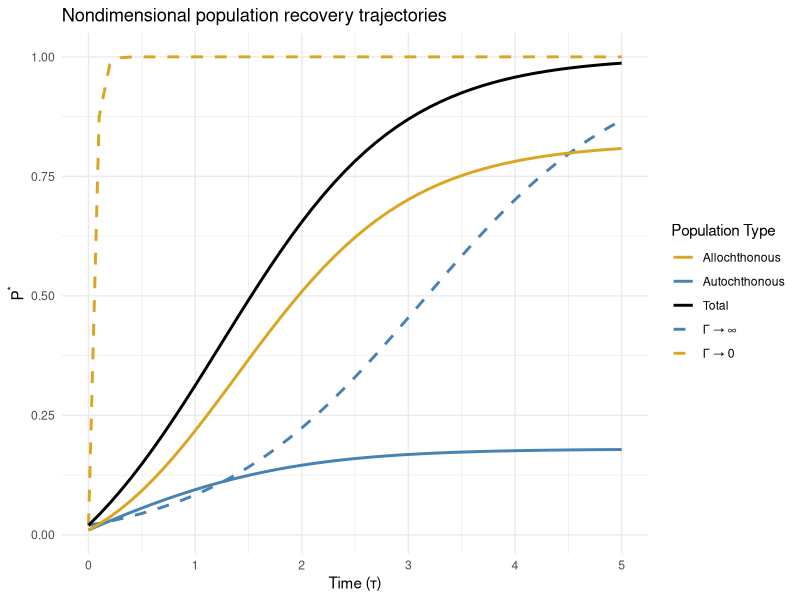
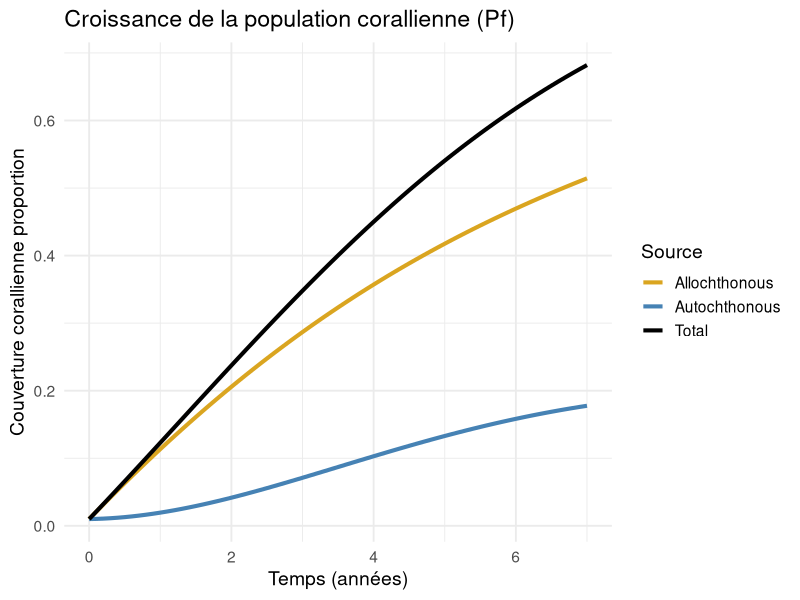
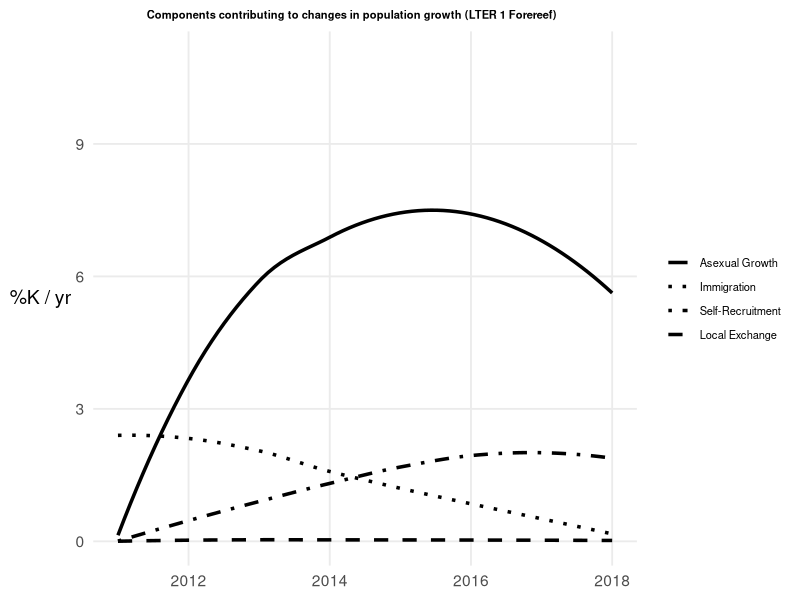
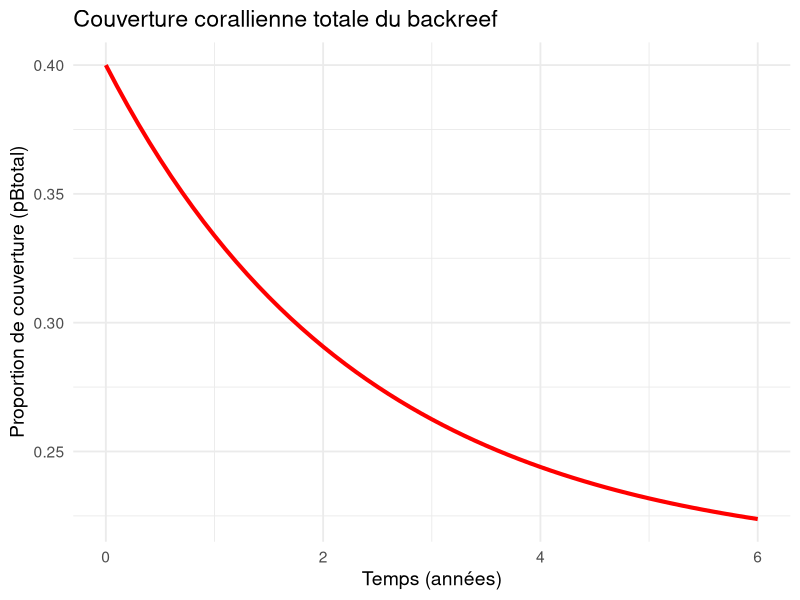
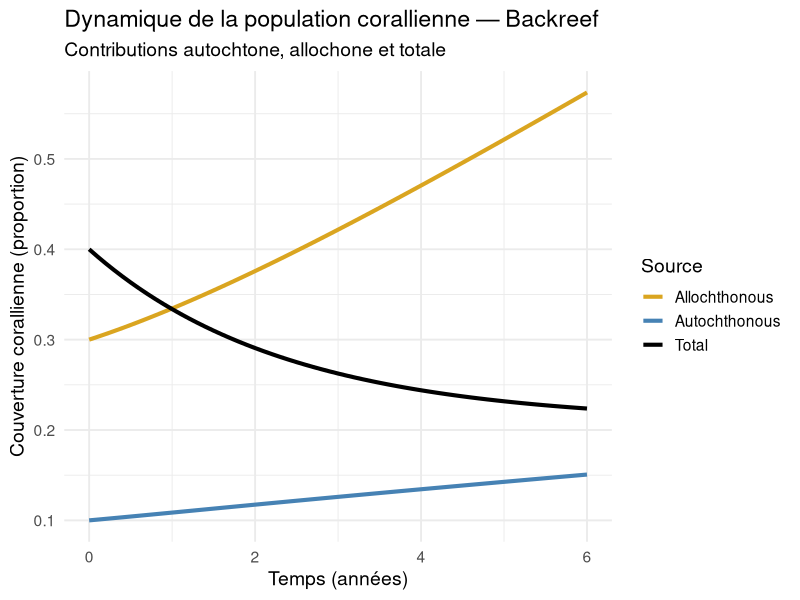
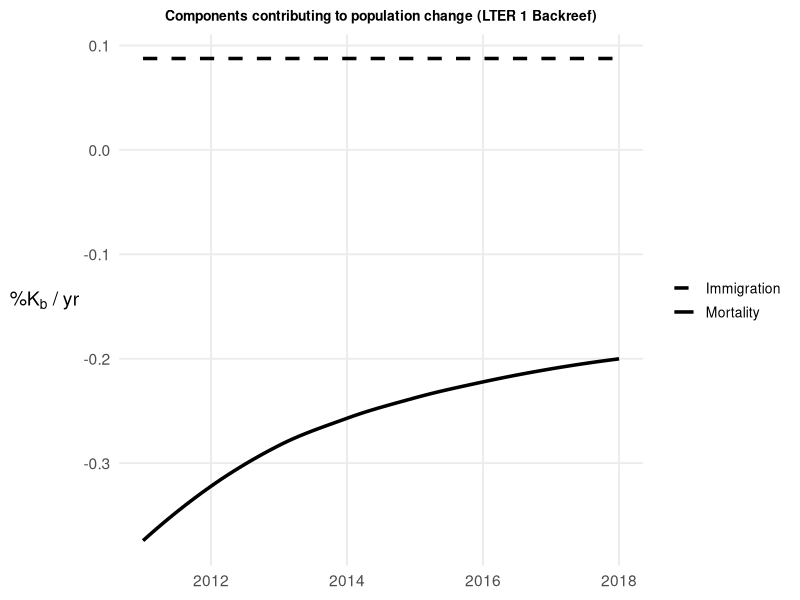
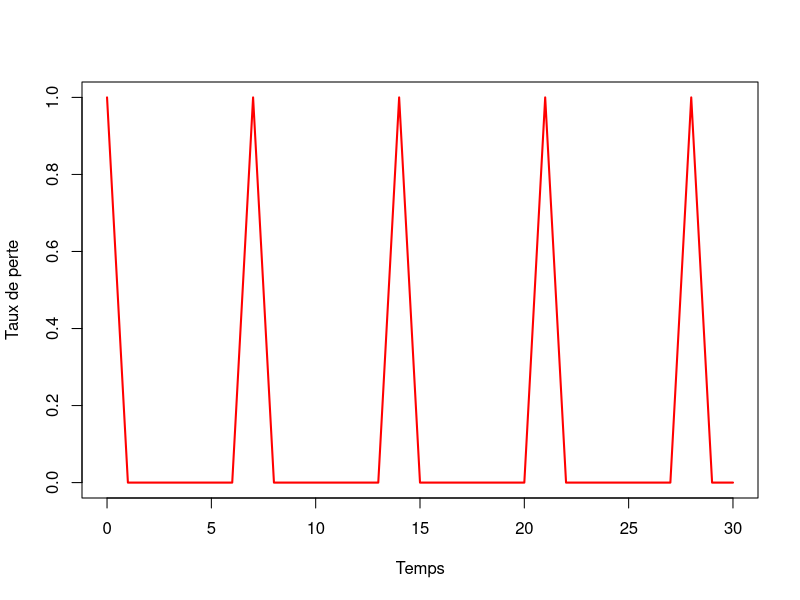
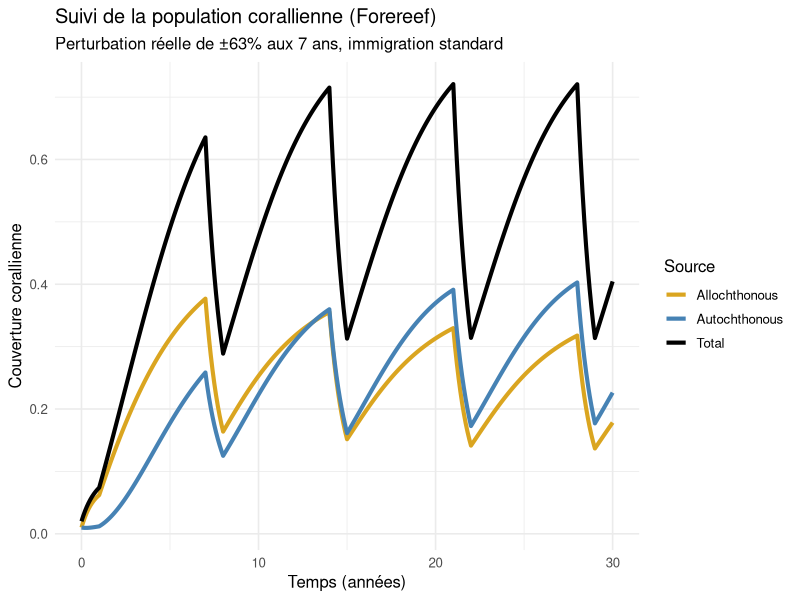

Reproduce these figures in R, in order.
# PARTIE 1----
# Script des cas limites----
# Script de trajectoires de population sans dimension - figure 2
#Installer et charger les bibliothèques nécessaires
install.packages("deSolve")
install.packages("ggplot2")
library(deSolve)
library(ggplot2)

#Modèle d'équations différentielles
model <- function(t, state, parameters) {
  P_auto <- state[1]  #Population autochtone
  P_allo <- state[2]  #Population allochthone
  K <- parameters$K   #Capacité de soutien
  I <- parameters$I   #Immigration
  Gamma <- parameters$Gamma   #Taux de regénération intrinsèque (facteur de croissance)
  
  #Normalisation des paramètres par la capacité de soutien
  P_auto_norm <- P_auto / K
  P_allo_norm <- P_allo / K
  
  #Équations différentielles du modèle, basées sur les équations 3 de l'article
  #On additionne les deux populations pour le facteur de densité-dépendance pour que notre échelle des y soit sur 1, et non 2
  dP_auto <- (P_auto_norm + P_allo_norm + I/Gamma) * (1 - (P_auto_norm + P_allo_norm))  
  dP_allo <- I/Gamma * (1 - (P_auto_norm + P_allo_norm))  #On prend seulement I/Gamma, car cette population est seulement immigratrice
  
  list(c(dP_auto, dP_allo))
}

#Paramètres du modèle
parameters <- list(K = 1, I = 1)  

#Conditions initiales (ces conditions sont les mêmes que dans le graphique de l'article)
state <- c(P_auto = 0.01, P_allo = 0.01)

#Temps de simulation
times <- seq(0, 5, by = 0.1)

#Résoudre l'ODE pour différents Gamma
parameters$Gamma <- 10   #Cas intermédiaire
out_intermediate <- ode(y = state, times = times, func = model, parms = parameters)

parameters$Gamma <- 0.1   #Immigration dominante (Γ → 0)
out_immigration <- ode(y = state, times = times, func = model, parms = parameters)

parameters$Gamma <- 100   #Croissance intrinsèque dominante (Γ → ∞)
out_intrinsic <- ode(y = state, times = times, func = model, parms = parameters)

#Convertir les résultats en dataframes
df_intermediate <- as.data.frame(out_intermediate)
df_immigration <- as.data.frame(out_immigration)
df_intrinsic <- as.data.frame(out_intrinsic)

#Calculer la population totale
df_intermediate$Total <- df_intermediate$P_auto + df_intermediate$P_allo
df_intrinsic$Total <- df_intrinsic$P_auto + df_intrinsic$P_allo
df_immigration$Total <- df_immigration$P_auto + df_immigration$P_allo

#Tracer la figure avec inversion des couleurs des lignes pleines
ggplot() +
  #Courbes en pointillés pour les cas limites (pas modifiées)
  geom_line(data = df_intrinsic, aes(x = time, y = Total, color = "Γ → ∞"), linetype = "dashed", size = 1) +
  geom_line(data = df_immigration, aes(x = time, y = Total, color = "Γ → 0"), linetype = "dashed", size = 1) +
  
  #Courbes solides pour Γ = 10 
  geom_line(data = df_intermediate, aes(x = time, y = Total, color = "Total"), size = 1) +
  geom_line(data = df_intermediate, aes(x = time, y = P_allo, color = "Autochthonous"), size = 1) +  
  geom_line(data = df_intermediate, aes(x = time, y = P_auto, color = "Allochthonous"), size = 1) +  
  
  #Personnalisation avec couleurs corrigées
  labs(x = "Time (τ)", y = expression(P^"*"), color = "Population Type") +
  theme_minimal() +
  ggtitle("Nondimensional population recovery trajectories") +
  scale_color_manual(values = c("Γ → ∞" = "steelblue", "Γ → 0" = "goldenrod", 
                                "Total" = "black", "Allochthonous" = "goldenrod", "Autochthonous" = "steelblue"))


#Script graphiques avant-récif 3a ----
#Aller chercher dans les bibliothèques
library(deSolve)
library(ggplot2)
library(dplyr)
library(tidyr)


#Paramètres du modèle
params <- list(
  rb = 0.05,   #Reproduction autochtone de la population backreef
  rf = 0.15,  #Reproduction autochtone de la population forereef
  sigma_f = 0.5,   #Intensité de la croissance larvaire (829 polypes/colonie)
  fecondity = 1,   #Fécondité
  zeta = 1,   #Probabilité de maturation larvaire
  
  #Coefficients d’interactions (γβ)
  gamma_beta_bb = 0.01,   #Influence de backreef sur backreef
  gamma_beta_fb = 0.002,    #Influence de forereef sur backreef
  gamma_beta_ff = 0.02,    #Influence de forereef sur forereef AUTO
  gamma_beta_bf = 0.1,   #Influence de backreef sur forereef ALLO (négligeable)
  
  #Apports externes constants
  Ib = 0.08,   #Immigration du backreef
  If = 0.09,       #Immigration du forereef
  
  #Capacités de soutien en proportion?
  Kb = 0.64,     #Capacité de soutien du backreef 0.64 dans article (observé)
  Kf = 0.8     #Capacité de soutien du forereef  0.8 dans article
)

# MODELE 2 - Équations différentielles selon les équations 4
model <- function(time, state, parameters) {
  with(as.list(c(state, parameters)), {
    dFallo  <- sigma_f * gamma_beta_bf * fecondity * zeta * pBtotal + If * (1 - pFtotal / Kf)
    dFauto  <- pFtotal * (rf + sigma_f * gamma_beta_ff * fecondity * zeta) * (1 - pFtotal / Kf)
    dFtotal <- dFallo + dFauto
    dBallo  <- sigma_f * gamma_beta_fb * fecondity * zeta * pFtotal + Ib * (1 - pBtotal / Kb)
    dBauto  <- pBtotal * (rb + sigma_f * gamma_beta_bb * fecondity * zeta) * (1 - pBtotal / Kb)
    dBtotal <- dBallo + dBauto
    list(c(dFallo, dFauto, dFtotal, dBallo, dBauto, dBtotal))
  })
}
#Conditions initiales  MODELE 2 de nos populations
state <- c(pFallo = 0.01, pFauto = 0.01, pFtotal = 0.01, pBallo = 0.3, pBauto = 0.1, pBtotal = 0.4)

#Intervalle de temps en années
times <- seq(0, 7, by = 0.1)

#Résolution numérique du système
out <- ode(y = state, times = times, func = model, parms = params)
out <- as.data.frame(out)

#Mise en forme pour ggplot
plot_data <- out %>%
  select(time, pFallo,pFauto,pFtotal) %>%
  rename(
    Total = pFtotal,
    Allochthonous = pFallo,
    Autochthonous = pFauto
  ) %>%
  pivot_longer(-time, names_to = "Source", values_to = "Value")

#Graphique
ggplot(plot_data, aes(x = time, y = Value, color = Source)) +
  geom_line(size = 1.4) +
  scale_color_manual(
    values = c(
      "Total" = "black",
      "Allochthonous" = "goldenrod",
      "Autochthonous" = "steelblue"  
    )
  ) +
  labs(
    title = "Croissance de la population corallienne (Pf)",
    x = "Temps (années)",
    y = "Couverture corallienne proportion"
  ) +
  theme_minimal(base_size = 14)




# Script graphiques avant-récif 3c----
#Aller chercher dans les bibliothèques
library(ggplot2)
library(dplyr)
library(tidyr)

#Données modélisées
years <- 2011:2018   #Années de l'étude
n <- length(years)

Pf <- seq(0.05, 0.6, length.out = n)   #Population forereef
Pb <- seq(0.2, 0.5, length.out = n)   #Population backreef
Pf[1] <- 0   #Forcer à commencer à 0
Pb[1] <- 0   #Force à commencer à 0

Kf <- 0.8   #Capacité de charge de 80%
rf <- 0.12   #Taux de croissance asexuée 
sigma_f <- 0.05   #Taux de reproduction larvaire (estimé)

gamma_beta_ff <- seq(0.2, 0.8, length.out = n)   #Autorecrutement (forereef vers forereef)
gamma_beta_bf <- seq(0.01, 0.01, length.out = n)   #Recrutement d'échange (forereef vers backreef)
If <- c(0.0075, 0.0095, 0.0085, 0.008, 0.007, 0.006, 0.005, 0.002)   #Immigration externe (données modélisées)

#Calcul des composantes dPf/dt 
asexual <- Pf * rf   #Croissance asexuée
self_recruit <- Pf * sigma_f * gamma_beta_ff   #Autorecrutement (autochtone)
local_exchange <- Pb * sigma_f * gamma_beta_bf   #Échange local
immigration <- If   #Immigration (allochtone)

density_factor <- (1 - Pf / Kf)   #Facteur de densité-dépendance

#Ajustement de chaque composante par le facteur de densité-dépendance
asexual_adj <- asexual * density_factor
self_recruit_adj <- self_recruit * density_factor
local_exchange_adj <- local_exchange * density_factor
immigration_adj <- immigration * density_factor

#Création du dataframe pour le graphique
df <- data.frame(
  Year = rep(years, 4),
  Component = rep(c("Asexual Growth", "Self-Recruitment", "Local Exchange", "Immigration"), each = n),
  Value = c(asexual_adj, self_recruit_adj, local_exchange_adj, immigration_adj)
)

#Mise en forme des données en pourcentage de la capacité de charge par an
df$PercentK <- 100 * df$Value / Kf
scaling_factor <- 2.5   #Amplification des courbes pour un meilleur effet visuel
df$PercentK <- df$PercentK * scaling_factor

#Graphique lissé
ggplot(df, aes(x = Year, y = PercentK, linetype = Component)) +
  geom_smooth(se = FALSE, method = "loess", size = 1.2, color = "black") +
  scale_linetype_manual(
    values = c("solid", "dotted", "dotdash", "dashed"),
    breaks = c("Asexual Growth", "Immigration", "Self-Recruitment", "Local Exchange")
  ) +
  labs(
    title = "Components contributing to changes in population growth (LTER 1 Forereef)",
    y = expression("%K / yr"),
    x = NULL,
    linetype = NULL
  ) +
  coord_cartesian(ylim = c(0, 11)) +
  theme_minimal(base_size = 14) +
  theme(
    legend.position = "right",
    legend.text = element_text(size = 8),
    legend.title = element_text(size = 10),
    panel.grid.minor = element_blank(),
    axis.title.y = element_text(angle = 0, vjust = 0.5),
    plot.title = element_text(hjust = 0.4, face = "bold", size = 8)
  )





# Script graphiques après-récifs 4a----
#Différences: ajout de mortalité et changements états initiaux. 
params <- list(
  mortal <- 0.3,  #taux de mortalité du backreef. 
  
  rb = 0.05,   #Taux de croissance autochtone de la population backreef
  rf = 0.15,  #Taux de croissance autochtone de la population forereef
  sigma_f = 0.5,   #Intensité de la croissance larvaire (829 polypes/colonie)
  fecondity = 1,   #Fécondité
  zeta = 1,   #Probabilité de maturation larvaire
  
  #Coefficients d’interactions (γβ)
  gamma_beta_bb = 0.01,   #Influence de backreef sur backreef
  gamma_beta_fb = 0.002,    #Influence de forereef sur backreef #faible
  gamma_beta_ff = 0.2,    #Influence de forereef sur forereef AUTO
  gamma_beta_bf = 0.1,   #Influence de backreef sur forereef ALLO
  
  #Apports externes constants
  Ib = 0.08,   #Immigration du backreef  tiré du graphique 4c
  If = 0.09,       #Immigration du forereef
  
  #Capacités de soutien en proportion?
  Kb = 0.64,     #Capacité de soutien du backreef 0.64 dans article (observé)
  Kf = 0.8     #Capacité de soutien du forereef  0.8 dans article
)

# MODELE 2 - Équations différentielles selon les équations 4
model <- function(time, state, parameters) {
  with(as.list(c(state, parameters)), {
    dFallo  <- sigma_f * gamma_beta_bf * fecondity * zeta * pBtotal + If * (1 - pFtotal / Kf)
    dFauto  <- pFtotal * (rf + sigma_f * gamma_beta_ff * fecondity * zeta) * (1 - pFtotal / Kf)
    dFtotal <- dFallo + dFauto
    dBallo  <- sigma_f * gamma_beta_fb * fecondity * zeta * pFtotal + Ib * (1 - pBtotal / Kb)
    dBauto  <- pBtotal * (rb + sigma_f * gamma_beta_bb * fecondity * zeta) * (1 - pBtotal / Kb)
    dBtotal <- dBallo + dBauto - mortal * pBtotal           ####ici, ajout du paramètre de mortalité
    list(c(dFallo, dFauto, dFtotal, dBallo, dBauto, dBtotal))
  })
}
#Conditions initiales  MODELE 2 de nos populations
state <- c(pFallo = 0.01, pFauto = 0.01, pFtotal = 0.01, pBallo = 0.3, pBauto = 0.1, pBtotal = 0.4)

#Intervalle de temps en années
times <- seq(0, 6, by = 0.1)

#Résolution numérique du système
out <- ode(y = state, times = times, func = model, parms = params)
out <- as.data.frame(out)

#graphique qui reproduit la figure 4a
ggplot(out, aes(x = time, y = pBtotal)) +
  geom_line(color = "red", size = 1.4) +
  labs(
    title = "Couverture corallienne totale du backreef",
    x = "Temps (années)",
    y = "Proportion de couverture (pBtotal)"
  ) +
  theme_minimal(base_size = 14)


#Si on veux afficher vraiment toutes les courbes.(garder en tête que la mortalité est appliquée après la somme des courbes)
backreef_data <- out %>%
  select(time, pBallo, pBauto, pBtotal) %>%
  rename(
    Allochthonous = pBallo,
    Autochthonous = pBauto,
    Total = pBtotal
  ) %>%
  pivot_longer(-time, names_to = "Source", values_to = "Value")

# Graphique
ggplot(backreef_data, aes(x = time, y = Value, color = Source)) +
  geom_line(size = 1.4) +
  scale_color_manual(
    values = c(
      "Total" = "black",
      "Allochthonous" = "goldenrod",
      "Autochthonous" = "steelblue"
    )
  ) +
  labs(
    title = "Dynamique de la population corallienne — Backreef",
    subtitle = "Contributions autochtone, allochone et totale",
    x = "Temps (années)",
    y = "Couverture corallienne (proportion)",
    color = "Source"
  ) +
  theme_minimal(base_size = 14)





# Script graphiques après-récifs 4c----
#Aller chercher les bibliothèques nécessaires
library(ggplot2)
library(dplyr)
library(tidyr)

#Paramètres
years <- 2011:2018   #Années de l'étude
n <- length(years)

# Populations
Pf <- seq(0.05, 0.6, length.out = n)  #Population forereef
Pb <- seq(0.2, 0.5, length.out = n)   #Population backreef
Pf[1] <- 0   #Forcer à commencer à 0
Pb[1] <- 0

#Paramètres biologiques
Kb <- 0.8   #Capacité de soutien (backreef)
rb <- 0.1   #Croissance asexuée (backreef)
sigma_f <- 0.05   #Taux de reproduction larvaire

gamma_beta_bb <- seq(0.2, 0.7, length.out = n)  #Autorecrutement backreef vers backreef
gamma_beta_fb <- rep(0.01, n)  #Échange forereef vers backreef

#Calcul des composantes dPb/dt
intrinsic <- Pb * (rb + sigma_f * gamma_beta_bb)  #Croissance et autorecrutement
exchange <- Pf * sigma_f * gamma_beta_fb          #Recrutement d’échange local
immigration <- rep(0.0007, n)   #Immigration

#Facteur de densité-dépendance
density_factor <- (1 - Pb / Kb)

#Ajustement de chaque composante par le facteur de densité-dépendance
intrinsic_adj <- intrinsic * density_factor
exchange_adj <- exchange * density_factor
immigration_adj <- immigration   #L'immigragtion reste constante peu importe la densité de la population

#Variation totale
total_change <- intrinsic_adj + exchange_adj + immigration_adj

#Estimation de la courbe de mortalité
mortalite <- -0.003 + 0.0022 * (years - min(years)) / ((years - min(years)) + 4)

#Création du dataframe pour le graphique
df_backreef <- data.frame(
  Year = rep(years, 2),
  Component = rep(c("Immigration", "Mortality"), each = n),
  Value = c(immigration_adj, mortalite)
)

#Mise en forme des données en pourcentage de la capacité de charge par an
df_backreef$PercentKb <- 100 * df_backreef$Value / Kb

#Graphique lissé
ggplot(df_backreef, aes(x = Year, y = PercentKb, linetype = Component)) +
  geom_smooth(se = FALSE, method = "loess", size = 1.2, color = "black") +
  scale_linetype_manual(values = c("Immigration" = "dashed", "Mortality" = "solid")) +
  labs(
    title = "Components contributing to population change (LTER 1 Backreef)",
    y = expression("%K"[b] * " / yr"),
    x = NULL,
    linetype = NULL
  ) +
  coord_cartesian(ylim = c(min(df_backreef$PercentKb), max(df_backreef$PercentKb))) +
  theme_minimal(base_size = 14) +
  theme(
    legend.position = "right",
    legend.text = element_text(size = 10),
    legend.title = element_text(size = 10),
    panel.grid.minor = element_blank(),
    axis.title.y = element_text(angle = 0, vjust = 0.5),
    plot.title = element_text(hjust = 0.5, face = "bold", size = 10)
  )





# PARTIE 2----
# Script graphique peak=1 period=7----
#fonction qui représente la variation de mortalité aux 7 ans
times <- seq(0,30, by=1)

#voir photo chatgpt pour comprendre que pour une vrai chute de 99%, il faut peak=5.
taux_perte <- function(t, peak = 1, period = 7, pulse_width = 1) {   #peak=amplitude de la perturbation. C'est une perte continue de 0,50/ans appliqué sur [width] ans.
  if ((t %% period) < pulse_width) { 
    return(peak)
  } else {
    
                  #donc si le temps est pas dans la période de perturbation, on retourne 0
    return(0) 
  }
}
#visualisation de cette fonction
plot(times, sapply(times, taux_perte), type = "l",
     ylab = "Taux de perte", xlab = "Temps", col = "red", lwd = 2)

#Paramètres du modèle
params <- list(
  mortal = 0.6,  #taux de mortalité constante du backreef
  
  rb = 0.05,   #Reproduction autochtone de la population backreef
  rf = 0.15,  #Reproduction autochtone de la population forereef
  sigma_f = 0.5,   #Intensité de la croissance larvaire (829 polypes/colonie)
  fecondity = 1,   #Fécondité
  zeta = 1,   #Probabilité de maturation larvaire
  
  #Coefficients d’interactions (γβ)
  gamma_beta_bb = 0.01,   #Influence de backreef sur backreef
  gamma_beta_fb = 0.002,    #Influence de forereef sur backreef
  gamma_beta_ff = 0.2,    #Influence de forereef sur forereef AUTO
  gamma_beta_bf = 0.1,   #Influence de backreef sur forereef ALLO
  
  #Apports externes constants
  Ib = 0.08,   #Immigration du backreef
  If = 0.09,       #Immigration du forereef
  
  #Capacités de soutien en proportion (basé sur étendue max observée, tiré de l'article)
  Kb = 0.64,     #Capacité de soutien du backreef 0.64 dans article (observé)
  Kf = 0.8     #Capacité de soutien du forereef  0.8 dans article
)



model <- function(time, state, parameters) {
  with(as.list(c(state, parameters)), {
    pertes_t <- taux_perte(time)
    
    dFallo  <- (sigma_f * gamma_beta_bf * fecondity * zeta * pBtotal + If * (1 - (pFauto + pFallo) / Kf)) - (pertes_t * (pFallo))
    dFauto  <- ((pFauto + pFallo) * (rf + sigma_f * gamma_beta_ff * fecondity * zeta) * (1 - (pFauto + pFallo) / Kf)) - (pertes_t * (pFauto))
    
    dBallo  <- (sigma_f * gamma_beta_fb * fecondity * zeta * (pFauto + pFallo) + Ib * (1 - pBtotal / Kb)) - (pertes_t * pBallo)
    dBauto  <- (pBtotal * (rb + sigma_f * gamma_beta_bb * fecondity * zeta) * (1 - pBtotal / Kb)) - (pertes_t * pBauto)
    dBtotal <- (dBallo + dBauto - mortal * pBtotal) 
    
    list(c(dFallo, dFauto, dBallo, dBauto, dBtotal))
  })
}
#Conditions initiales  MODELE 2 de nos populations
state <- c(pFallo = 0.01, pFauto = 0.01, pBallo = 0.3, pBauto = 0.1, pBtotal = 0.4)

#Intervalle de temps en années
times <- seq(0, 30, by = 0.1)

#Résolution numérique du système
out <- ode(y = state, times = times, func = model, parms = params)
out <- as.data.frame(out)
out$pFtotal <- out$pFauto + out$pFallo  #calcul de la somme

#Mise en forme pour ggplot
plot_data <- out %>%
  select(time, pFallo,pFauto,pFtotal) %>%
  rename(
    Total = pFtotal,
    Allochthonous = pFallo,
    Autochthonous = pFauto
  ) %>%
  pivot_longer(-time, names_to = "Source", values_to = "Value")

#Graphique
ggplot(plot_data, aes(x = time, y = Value, color = Source)) +
  geom_line(size = 1.4) +
  scale_color_manual(
    values = c(
      "Total" = "black",
      "Allochthonous" = "goldenrod",
      "Autochthonous" = "steelblue"  
    )
  ) +
  labs(
    title = "Suivi de la population corallienne (Forereef)",
    subtitle = "Perturbation réelle de ±63% aux 7 ans, immigration standard",
    x = "Temps (années)",
    y = "Couverture corallienne"
  ) +
  theme_minimal(base_size = 12)






# Script graphique peak=1 period=2----
#fonction qui représente la variation de mortalité aux 7 ans
times <- seq(0,30, by=1)

#voir photo chatgpt pour comprendre que pour une vrai chute de 99%, il faut peak=5.
taux_perte <- function(t, peak = 1, period = 2, pulse_width = 1) {   #peak=amplitude de la perturbation. C'est une perte continue de 0,50/ans appliqué sur [width] ans.
  if ((t %% period) < pulse_width) { 
    return(peak)
  } else {
    
    #donc si le temps est pas dans la période de perturbation, on retourne 0
    return(0) 
  }
}
#visualisation de cette fonction
plot(times, sapply(times, taux_perte), type = "l",
     ylab = "Taux de perte", xlab = "Temps", col = "red", lwd = 2)


#Paramètres du modèle
params <- list(
  mortal <- 0.6,  #taux de mortalité constante du backreef pck c difficile la vie.
  
  rb = 0.05,   #Taux de croissance autochtone de la population backreef
  rf = 0.15,  #Taux de croissance autochtone de la population forereef
  sigma_f = 0.5,   #Intensité de la croissance larvaire (829 polypes/colonie)
  fecondity = 1,   #Fécondité
  zeta = 1,   #Probabilité de maturation larvaire
  
  #Coefficients d’interactions (γβ)
  gamma_beta_bb = 0.01,   #Influence de backreef sur backreef
  gamma_beta_fb = 0.002,    #Influence de forereef sur backreef
  gamma_beta_ff = 0.2,    #Influence de forereef sur forereef AUTO
  gamma_beta_bf = 0.1,   #Influence de backreef sur forereef ALLO
  
  #Apports externes constants
  Ib = 0.08,   #Immigration du backreef
  If = 0.09,       #Immigration du forereef
  
  #Capacités de soutien en proportion (basé sur étendue max observée, tiré de l'article)
  Kb = 0.64,     #Capacité de soutien du backreef 0.64 dans article (observé)
  Kf = 0.8     #Capacité de soutien du forereef  0.8 dans article
)

# MODELE 2 - Équations différentielles selon les équations 4 ici, j'ai enlevé pftotal, et je l'ai remplacé par la somme. 
model <- function(time, state, parameters) {
  with(as.list(c(state, parameters)), {
    pertes_t <- taux_perte(time)
    
    dFallo  <- (sigma_f * gamma_beta_bf * fecondity * zeta * pBtotal + If * (1 - (pFauto + pFallo) / Kf)) - (pertes_t * (pFallo))
    dFauto  <- ((pFauto + pFallo) * (rf + sigma_f * gamma_beta_ff * fecondity * zeta) * (1 - (pFauto + pFallo) / Kf)) - (pertes_t * (pFauto))
    
    dBallo  <- (sigma_f * gamma_beta_fb * fecondity * zeta * (pFauto + pFallo) + Ib * (1 - pBtotal / Kb)) - (pertes_t * pBallo)
    dBauto  <- (pBtotal * (rb + sigma_f * gamma_beta_bb * fecondity * zeta) * (1 - pBtotal / Kb)) - (pertes_t * pBauto)
    dBtotal <- (dBallo + dBauto - mortal * pBtotal) 
    
    list(c(dFallo, dFauto, dBallo, dBauto, dBtotal))
  })
}
#Conditions initiales  MODELE 2 de nos populations
state <- c(pFallo = 0.01, pFauto = 0.01, pBallo = 0.3, pBauto = 0.1, pBtotal = 0.4)

#Intervalle de temps en années
times <- seq(0, 30, by = 0.1)

#Résolution numérique du système
out <- ode(y = state, times = times, func = model, parms = params)
out <- as.data.frame(out)
out$pFtotal <- out$pFauto + out$pFallo  #calcul de la somme

#Mise en forme pour ggplot
plot_data <- out %>%
  select(time, pFallo,pFauto,pFtotal) %>%
  rename(
    Total = pFtotal,
    Allochthonous = pFallo,
    Autochthonous = pFauto
  ) %>%
  pivot_longer(-time, names_to = "Source", values_to = "Value")

#Graphique
ggplot(plot_data, aes(x = time, y = Value, color = Source)) +
  geom_line(size = 1.4) +
  scale_color_manual(
    values = c(
      "Total" = "black",
      "Allochthonous" = "goldenrod",
      "Autochthonous" = "steelblue"  
    )
  ) +
  labs(
    title = "Suivi de la population corallienne (Forereef)",
    subtitle = "Perturbation réelle de ±63% aux 2 ans, immigration standard",
    x = "Temps (années)",
    y = "Couverture corallienne"
  ) +
  theme_minimal(base_size = 12)





# Script graphique peak=5 period=7----
#Fonction qui représente la variation de mortalité aux 7 ans
#Fonction qui représente la variation de mortalité aux 7 ans
times <- seq(0,30, by=1)

#Pour une vrai chute de 99%, il faut peak=5.
taux_perte <- function(t, peak = 5, period = 7, pulse_width = 1) {   #peak=amplitude de la perturbation. C'est une perte continue de 0,50/ans appliqué sur [width] ans.
  if ((t %% period) < pulse_width) { 
    return(peak)
  } else {
    
    #donc si le temps est pas dans la période de perturbation, on retourne 0
    return(0) 
  }
}
#visualisation de cette fonction
plot(times, sapply(times, taux_perte), type = "l",
     ylab = "Taux de perte", xlab = "Temps", col = "red", lwd = 2)


#Paramètres du modèle
params <- list(
  mortal <- 0.6,  #taux de mortalité constante du backreef pck c difficile la vie.
  
  rb = 0.05,   #Taux de croissance autochtone de la population backreef
  rf = 0.15,  #Taux de croissance autochtone de la population forereef
  sigma_f = 0.5,   #Intensité de la croissance larvaire (829 polypes/colonie)
  fecondity = 1,   #Fécondité
  zeta = 1,   #Probabilité de maturation larvaire
  
  #Coefficients d’interactions (γβ)
  gamma_beta_bb = 0.01,   #Influence de backreef sur backreef
  gamma_beta_fb = 0.002,    #Influence de forereef sur backreef
  gamma_beta_ff = 0.2,    #Influence de forereef sur forereef AUTO
  gamma_beta_bf = 0.1,   #Influence de backreef sur forereef ALLO
  
  #Apports externes constants
  Ib = 0.08,   #Immigration du backreef
  If = 0.09,       #Immigration du forereef
  
  #Capacités de soutien en proportion (basé sur étendue max observée, tiré de l'article)
  Kb = 0.64,     #Capacité de soutien du backreef 0.64 dans article (observé)
  Kf = 0.8     #Capacité de soutien du forereef  0.8 dans article
)

# MODELE 2 - Équations différentielles selon les équations 4 ici, j'ai enlevé pftotal, et je l'ai remplacé par la somme. 
model <- function(time, state, parameters) {
  with(as.list(c(state, parameters)), {
    pertes_t <- taux_perte(time)
    
    dFallo  <- (sigma_f * gamma_beta_bf * fecondity * zeta * pBtotal + If * (1 - (pFauto + pFallo) / Kf)) - (pertes_t * (pFallo))
    dFauto  <- ((pFauto + pFallo) * (rf + sigma_f * gamma_beta_ff * fecondity * zeta) * (1 - (pFauto + pFallo) / Kf)) - (pertes_t * (pFauto))
    
    dBallo  <- (sigma_f * gamma_beta_fb * fecondity * zeta * (pFauto + pFallo) + Ib * (1 - pBtotal / Kb)) - (pertes_t * pBallo)
    dBauto  <- (pBtotal * (rb + sigma_f * gamma_beta_bb * fecondity * zeta) * (1 - pBtotal / Kb)) - (pertes_t * pBauto)
    dBtotal <- (dBallo + dBauto - mortal * pBtotal) 
    
    list(c(dFallo, dFauto, dBallo, dBauto, dBtotal))
  })
}
#Conditions initiales  MODELE 2 de nos populations
state <- c(pFallo = 0.01, pFauto = 0.01, pBallo = 0.3, pBauto = 0.1, pBtotal = 0.4)

#Intervalle de temps en années
times <- seq(0, 30, by = 0.1)

#Résolution numérique du système
out <- ode(y = state, times = times, func = model, parms = params)
out <- as.data.frame(out)
out$pFtotal <- out$pFauto + out$pFallo  #calcul de la somme

#Mise en forme pour ggplot
plot_data <- out %>%
  select(time, pFallo,pFauto,pFtotal) %>%
  rename(
    Total = pFtotal,
    Allochthonous = pFallo,
    Autochthonous = pFauto
  ) %>%
  pivot_longer(-time, names_to = "Source", values_to = "Value")

#Graphique
ggplot(plot_data, aes(x = time, y = Value, color = Source)) +
  geom_line(size = 1.4) +
  scale_color_manual(
    values = c(
      "Total" = "black",
      "Allochthonous" = "goldenrod",
      "Autochthonous" = "steelblue"  
    )
  ) +
  labs(
    title = "Suivi de la population corallienne (Forereef)",
    subtitle = "Perturbation réelle de ±99% aux 7 ans, immigration standard",
    x = "Temps (années)",
    y = "Couverture corallienne"
  ) +
  theme_minimal(base_size = 12)






# Script graphique peak=5 period=2----
#fonction qui représente la variation de mortalité aux 7 ans
times <- seq(0,30, by=1)

#voir photo chatgpt pour comprendre que pour une vrai chute de 99%, il faut peak=5.
taux_perte <- function(t, peak = 5, period = 2, pulse_width = 1) {   #peak=amplitude de la perturbation. C'est une perte continue de 0,50/ans appliqué sur [width] ans.
  if ((t %% period) < pulse_width) { 
    return(peak)
  } else {
    
    #donc si le temps est pas dans la période de perturbation, on retourne 0
    return(0) 
  }
}
#visualisation de cette fonction
plot(times, sapply(times, taux_perte), type = "l",
     ylab = "Taux de perte", xlab = "Temps", col = "red", lwd = 2)


#Paramètres du modèle
params <- list(
  mortal <- 0.6,  #taux de mortalité constante du backreef pck c difficile la vie.
  
  rb = 0.05,   #Taux de croissance autochtone de la population backreef
  rf = 0.15,  #Taux de croissance autochtone de la population forereef
  sigma_f = 0.5,   #Intensité de la croissance larvaire (829 polypes/colonie)
  fecondity = 1,   #Fécondité
  zeta = 1,   #Probabilité de croissance larvaire
  
  #Coefficients d’interactions (ζ(γβ))
  gamma_beta_bb = 0.01,   #Influence de backreef sur backreef
  gamma_beta_fb = 0.002,    #Influence de forereef sur backreef
  gamma_beta_ff = 0.2,    #Influence de forereef sur forereef AUTO
  gamma_beta_bf = 0.1,   #Influence de backreef sur forereef ALLO
  
  #Apports externes constants
  Ib = 0.08,   #Immigration du backreef
  If = 0.09,       #Immigration du forereef
  
  #Capacités de soutien en proportion (basé sur étendue max observée, tiré de l'article)
  Kb = 0.64,     #Capacité de soutien du backreef 0.64 dans article (observé)
  Kf = 0.8     #Capacité de soutien du forereef  0.8 dans article
)

# MODELE 2 - Équations différentielles selon les équations 4 ici, j'ai enlevé pftotal, et je l'ai remplacé par la somme. 
model <- function(time, state, parameters) {
  with(as.list(c(state, parameters)), {
    pertes_t <- taux_perte(time)
    
    dFallo  <- (sigma_f * gamma_beta_bf * fecondity * zeta * pBtotal + If * (1 - (pFauto + pFallo) / Kf)) - (pertes_t * (pFallo))
    dFauto  <- ((pFauto + pFallo) * (rf + sigma_f * gamma_beta_ff * fecondity * zeta) * (1 - (pFauto + pFallo) / Kf)) - (pertes_t * (pFauto))
    
    dBallo  <- (sigma_f * gamma_beta_fb * fecondity * zeta * (pFauto + pFallo) + Ib * (1 - pBtotal / Kb)) - (pertes_t * pBallo)
    dBauto  <- (pBtotal * (rb + sigma_f * gamma_beta_bb * fecondity * zeta) * (1 - pBtotal / Kb)) - (pertes_t * pBauto)
    dBtotal <- (dBallo + dBauto - mortal * pBtotal) 
    
    list(c(dFallo, dFauto, dBallo, dBauto, dBtotal))
  })
}
#Conditions initiales  MODELE 2 de nos populations
state <- c(pFallo = 0.01, pFauto = 0.01, pBallo = 0.3, pBauto = 0.1, pBtotal = 0.4)

#Intervalle de temps en années
times <- seq(0, 30, by = 0.1)

#Résolution numérique du système
out <- ode(y = state, times = times, func = model, parms = params)
out <- as.data.frame(out)
out$pFtotal <- out$pFauto + out$pFallo  #calcul de la somme

#Mise en forme pour ggplot
plot_data <- out %>%
  select(time, pFallo,pFauto,pFtotal) %>%
  rename(
    Total = pFtotal,
    Allochthonous = pFallo,
    Autochthonous = pFauto
  ) %>%
  pivot_longer(-time, names_to = "Source", values_to = "Value")

#Graphique
ggplot(plot_data, aes(x = time, y = Value, color = Source)) +
  geom_line(size = 1.4) +
  scale_color_manual(
    values = c(
      "Total" = "black",
      "Allochthonous" = "goldenrod",
      "Autochthonous" = "steelblue"  
    )
  ) +
  labs(
    title = "Suivi de la population corallienne (Forereef)",
    subtitle = "Perturbation réelle de ±99% aux 2 ans, immigration standard",
    x = "Temps (années)",
    y = "Couverture corallienne"
  ) +
  theme_minimal(base_size = 12)
